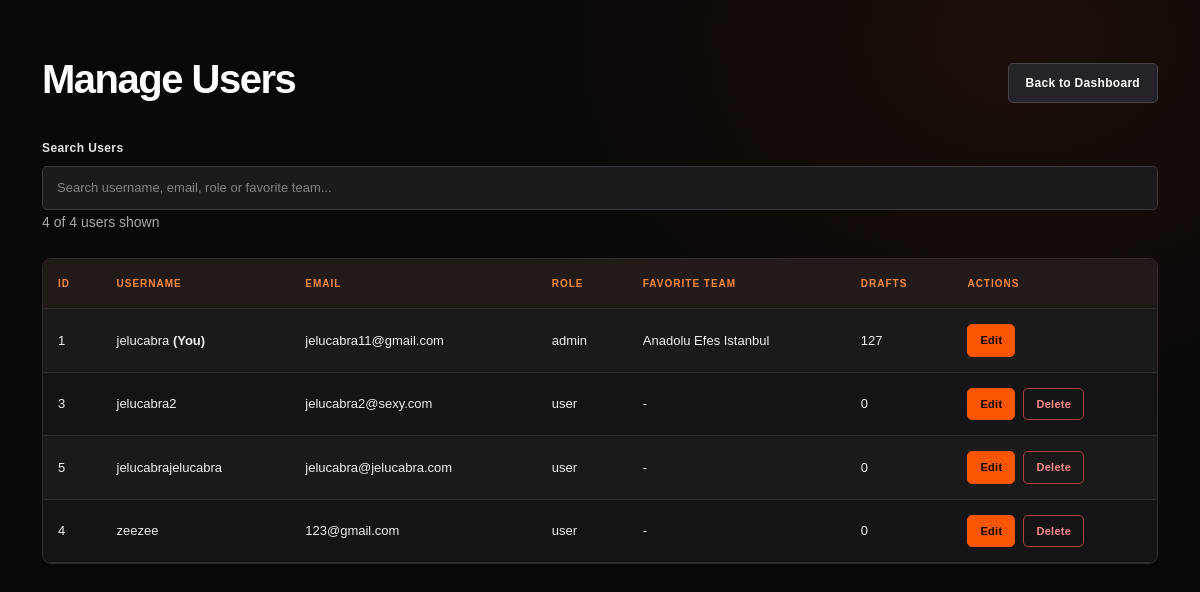
/admin/users (signed in), run on an earlier commit of the app's database.
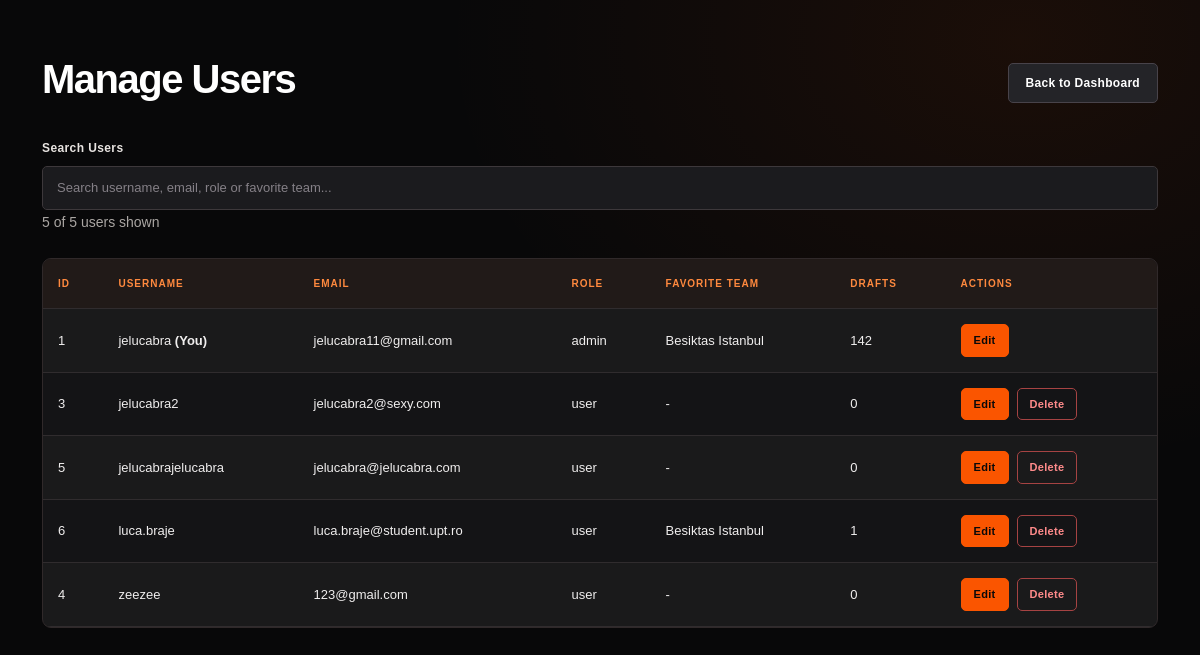
And on a later commit of the database.
### models/users.py (models this page shows)
class User(UserMixin, db.Model):
    id = db.Column(db.Integer, primary_key=True)
    username = db.Column(
        db.String(50),
        unique=True,
        nullable=False
    )
    email = db.Column(
        db.String(120),
        unique=True,
        nullable=False
    )
    password_hash = db.Column(
        db.String(255),
        nullable=False
    )
    role = db.Column(
        db.String(20),
        nullable=False,
        default="user"
    )
    favorite_team_id = db.Column(
    db.Integer,
    db.ForeignKey("team.id"),
    nullable=True
)
    favorite_team = db.relationship(
        "Team",
        foreign_keys=[favorite_team_id]
    )

### models/teams.py (models this page shows)
class Team(db.Model):
    id = db.Column(db.Integer, primary_key=True)
    name = db.Column(db.String(100), unique=True, nullable=False)
    country = db.Column(db.String(100))
    record = db.Column(db.String(20))
    image_url = db.Column(db.String(500))
    biography = db.Column(db.Text, nullable=True)
    players = db.relationship("Player", backref="team", lazy=True)
    pictures = db.relationship("TeamPicture", backref="team", lazy=True)

### routes/admin.py (the view)
@admin_required
def admin_users():
    users = User.query.order_by(User.username).all()
    return render_template(
        "admin_users.html",
        users=users,
        csrf_token=admin_user_csrf_token()
    )

### app.py (called while the page is built)
@login_manager.user_loader
def load_user(user_id):
    return db.session.get(User, int(user_id))

@app.context_processor
def inject_admin_form_token():
    return {"admin_form_token": admin_form_token}

### routes/admin.py (called while the page is built)
def admin_user_csrf_token():
    if "admin_user_csrf" not in session:
        session["admin_user_csrf"] = secrets.token_urlsafe(32)
    return session["admin_user_csrf"]

### routes/security.py (called while the page is built)
def admin_required(f):
    @wraps(f)
    @login_required
    def decorated_function(*args, **kwargs):
        if current_user.role != "admin":
            abort(403)
        return f(*args, **kwargs)
    return decorated_function

### templates/admin_users.html (shortened to what this page needs)
<!DOCTYPE html>
<html lang="en">
<head>
    <link href="https://cdn.jsdelivr.net/npm/bootstrap@5.3.3/dist/css/bootstrap.min.css"
          rel="stylesheet">
    <link rel="stylesheet"
      href="{{ url_for('static', filename='css/admin.css') }}">
      <link rel="stylesheet"
      href="{{ url_for('static', filename='css/admin.css') }}">
</head>
<body class="admin-page">
        <main class="container py-5">
        <div class="d-flex justify-content-between align-items-center mb-4">
            <h1>Manage Users</h1>
            <a href="{{ url_for('admin_dashboard') }}"
               class="btn btn-secondary">Back to Dashboard</a>
        </div>
        <div class="mb-4">
            <label for="userSearch" class="form-label">Search Users</label>
            <input type="text" id="userSearch"
                   class="form-control"
                   placeholder="Search username, email, role or favorite team..."
                   autocomplete="off">
            <small id="userCount" class="text-muted"></small>
        </div>
        <div class="table-responsive">
            <table class="table table-striped table-hover align-middle">
                <thead>
                    <tr>
                        <th>ID</th>
                        <th>Username</th>
                        <th>Email</th>
                        <th>Role</th>
                        <th>Favorite Team</th>
                        <th>Drafts</th>
                        <th>Actions</th>
                    </tr>
                </thead>
                <tbody id="adminUsersTable">
                    {% for user in users %}
                    <tr>
                        <td>{{ user.id }}</td>
                        <td>
                            {{ user.username }}
                            {% if user.id == current_user.id %}
                                <strong>(You)</strong>
                            {% endif %}
                        </td>
                        <td>{{ user.email }}</td>
                        <td>{{ user.role }}</td>
                        <td>
                            {{ user.favorite_team.name if user.favorite_team else '-' }}
                        </td>
                        <td>{{ user.draft_runs|length }}</td>
                        <td>
                            <div class="d-flex gap-2">
                                <a href="{{ url_for('admin_edit_user', user_id=user.id) }}"
                                   class="btn btn-sm btn-primary">
                                    Edit
                                </a>
                                {% if user.id != current_user.id %}
                                <form method="POST"
                                      action="{{ url_for('admin_delete_user', user_id=user.id) }}"
                                      onsubmit="return confirm('Permanently delete this account and its saved Draft data?');">
                                    <button type="submit"
                                            class="btn btn-sm btn-danger">
                                        Delete
                                    </button>
                                </form>
                                {% endif %}
                            </div>
                        </td>
                    </tr>
                    {% endfor %}
                </tbody>
            </table>
        </div>
    </main>
</body>
</html>

### static/css/admin.css (style rules this page uses)
.admin-page { --admin-orange: #fa5500; --admin-orange-light: #ff893e; --admin-black: #080809; --admin-surface: #141416; --admin-border: #30292a; --admin-text: #f7f5f2; --admin-muted: #aaa6a3; min-height: 100vh; margin: 0; background: radial-gradient(ellipse at 85% 5%, rgba(250,85,0,.08), transparent 40%), #080809; color: var(--admin-text); font-family: Arial, Helvetica, sans-serif; }
.admin-page main.container:not(.admin-main) { padding-top: 55px !important; padding-bottom: 90px !important; }
.admin-page main h1 { color: #fff; font-weight: 900; letter-spacing: -1.5px; }
.admin-page .text-muted, .admin-page small { color: var(--admin-muted) !important; }
.admin-page .btn { border-radius: 5px; padding: 10px 17px; font-size: 12px; font-weight: 800; letter-spacing: .3px; transition: .2s ease; }
.admin-page .btn-primary, .admin-page .btn-success { background: var(--admin-orange); border-color: var(--admin-orange); color: #090909; }
.admin-page .btn-secondary { background: #242428; border-color: #48434a; color: #fff; }
.admin-page .btn-danger { background: transparent; border-color: #a64343; color: #ff8b8b; }
.admin-page .table-responsive { overflow-x: auto; border: 1px solid var(--admin-border); border-radius: 9px; background: #141416; }
.admin-page .table { --bs-table-bg: transparent; --bs-table-color: #f0eeee; --bs-table-border-color: #302c2e; --bs-table-striped-bg: rgba(255,255,255,.025); --bs-table-striped-color: #f0eeee; --bs-table-hover-bg: rgba(250,85,0,.08); --bs-table-hover-color: #fff; margin-bottom: 0; color: #f0eeee; font-size: 13px; }
.admin-page .table thead th { padding: 17px 15px; background: #211a18; color: var(--admin-orange-light); font-size: 10px; font-weight: 900; letter-spacing: 1px; text-transform: uppercase; white-space: nowrap; }
.admin-page .table tbody td { padding: 15px; vertical-align: middle; }
.admin-page .table tbody tr { transition: background .2s ease; }
.admin-page .table .btn { padding: 7px 12px; font-size: 11px; }
.admin-page .form-label { margin-bottom: 9px; color: #e8e4e1; font-size: 12px; font-weight: 800; letter-spacing: .4px; }
.admin-page .form-control, .admin-page .form-select { min-height: 44px; padding: 10px 14px; border: 1px solid #3d383b; border-radius: 5px; background-color: #1b1b1e; color: #fff; font-size: 13px; }
.admin-page .form-control::placeholder { color: #858087; }

What changed in the data, as far as the page shows it:
changed User "jelucabra": favorite_team "Anadolu Efes Istanbul" → "Besiktas Istanbul"; draft_runs|length "127" → "142"
added User: id "6", username "luca.braje", email "luca.braje@student.upt.ro", role "user", favorite_team "Besiktas Istanbul", draft_runs|length "1"
Also different on the page:
text written by a page script: "4 of 4 users shown" → "5 of 5 users shown"
